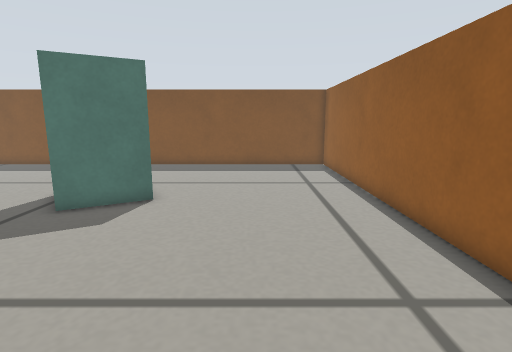
View 1 (above)

12 first-person views from a walk through a world built for the Gazebo simulator. The camera is 0.29 m above the floor, tilts 10° down and sees 80° across. The lines on the ground mark 1 m squares. The floor is counted in squares, 0.1 m on a side. Each view is taken from the middle of a square. On the plan, view 1 faces up. The plan holds only what a view shows up to about 20 squares ahead; the rest is blank. Robots are left out.

View 2
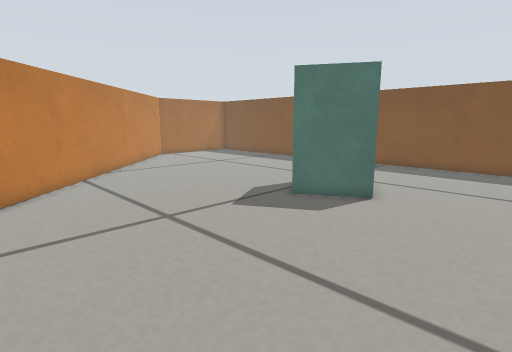

View 3
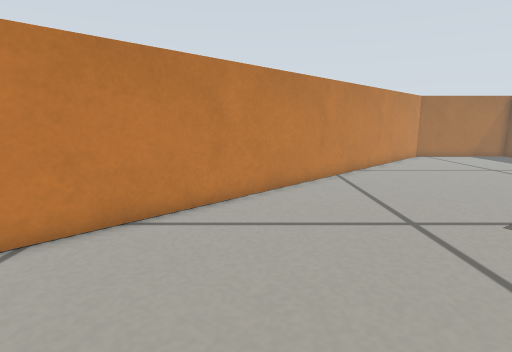

View 4
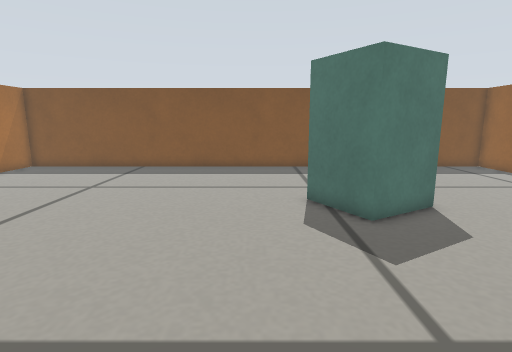

View 5
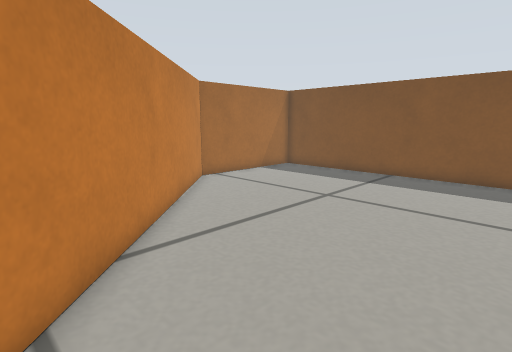

View 6
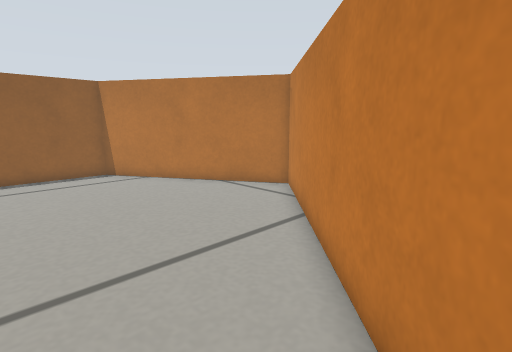

View 7
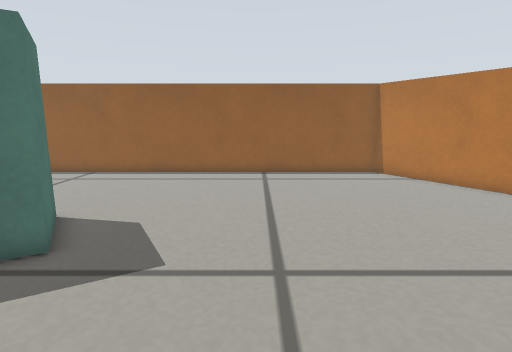

View 8
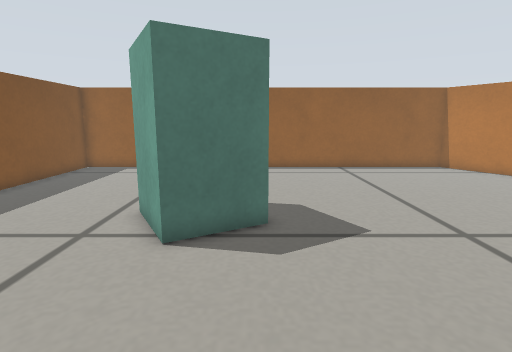

View 9
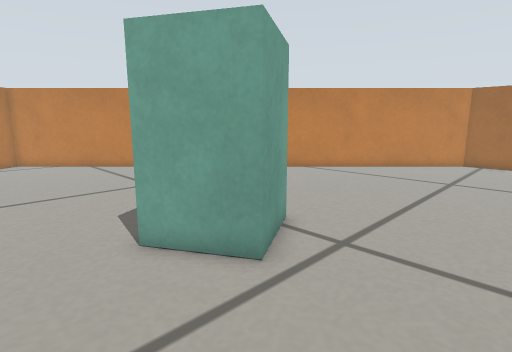

View 10
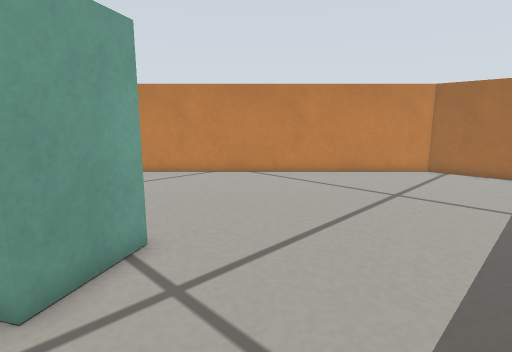

View 11
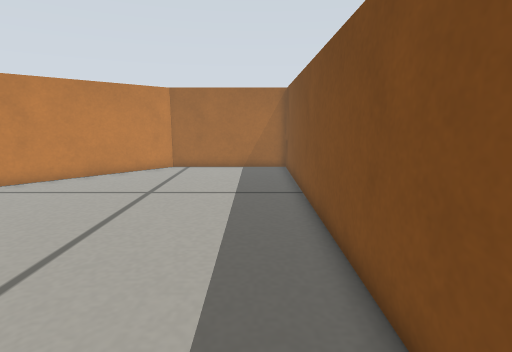

View 12
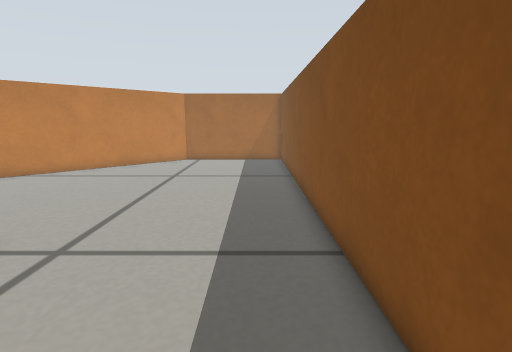

### Floor plan
Points are (right, up) in squares from view 1. A wall is a line through its corners. A room is listed if a view was taken in it or the views show most of it. See-through windows are left out.
Room 1 (views 1, 2, 3, 4, 5, 6, 7, 8, 9, 10, 11, 12)
walls: (-6.6, 9.6) (-8.1, 12.3) (-5.4, 13.8) (-3.9, 11.2) (-6.6, 9.6); (4.7, 20.9) (-24.8, 20.9) (-24.8, 13.6) (-4, -7.2) (4.7, -1.9) (4.7, 20.9)

Positions as (right, up) in squares from view 1, and headings:
1: (0, 0), facing up
2: (1, 0), facing up-left
3: (1, 0), facing left
4: (-10, 1), facing up
5: (-11, 4), facing up-left
6: (-13, 4), facing down-right
7: (-13, 5), facing right
8: (-15, 10), facing right
9: (-1, 18), facing down-left
10: (-5, 19), facing down-left
11: (-5, 19), facing left
12: (-1, 19), facing left
